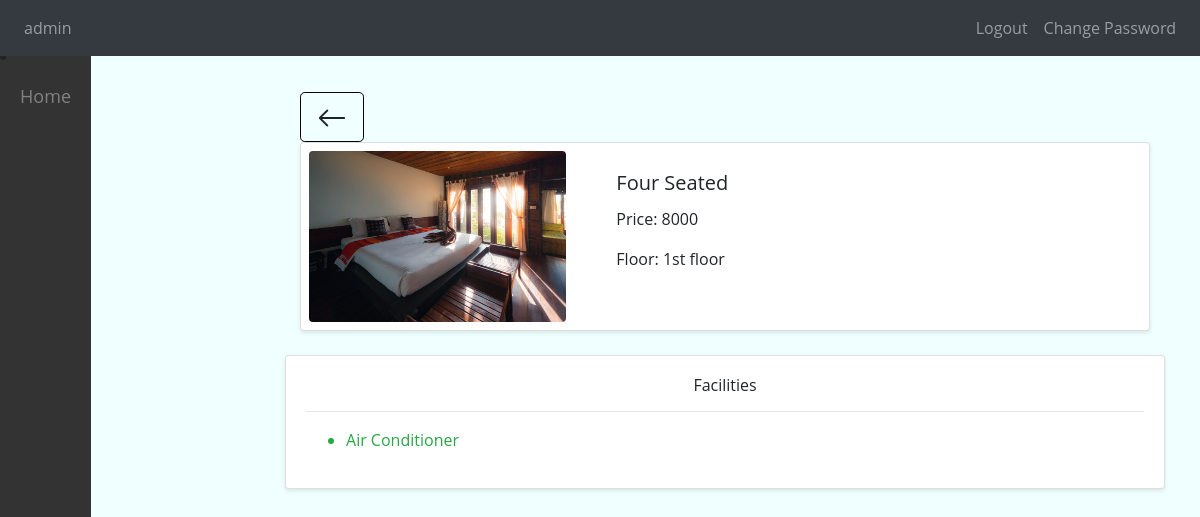
The app's page /hostel/rooms/18/ (signed in) with its own data.
### core/models.py (models this page shows, shortened)
class rooms(models.Model):
    room_price = models.IntegerField()
    hostel = models.ForeignKey(Hostel, on_delete=models.CASCADE, related_name="room")
    services = models.TextField(blank=True)
    floor = models.CharField(max_length=20)
    picture = models.ImageField(upload_to="Rooms/", blank=True, null=True)
    FIRST_CHOICE = "Two Seated"
    SECOND_CHOICE = "Three Seated "
    THIRD_CHOICE = "Four Seated"
    FOURTH_CHOICE = "Five Seated"
    MY_CHOICES = [
        (FIRST_CHOICE, "Two Seated"),
        (SECOND_CHOICE, "Three Seated "),
        (THIRD_CHOICE, "Four Seated"),
        (FOURTH_CHOICE, "Five Seated"),
    ]
    room_type = models.CharField(
        max_length=30,
        choices=MY_CHOICES,
        default=FIRST_CHOICE,
    )

### core/views.py (the view)
# urls.py: path('rooms/<int:room_id>/', views.room_detail, name='room_detail'),
def room_detail(request, room_id):
    room = get_object_or_404(rooms, id=room_id)
    bookings = Booking.objects.filter(room=room)
    booked_students = [booking.student for booking in bookings]
    return render(request, "room_detail.html", {"room": room, "booked_students": booked_students})

### core/templatetags/custom_filters.py (called while the page is built)
@register.filter(name="load_service")
def load_service(value):
    if value:
        return value.split("\n")
    return None

### core/templates/room_detail.html (shortened to what this page needs)
{% extends 'base.html' %}
{% load custom_filters %}
{% block content %}
<link href="https://stackpath.bootstrapcdn.com/bootstrap/4.3.1/css/bootstrap.min.css" rel="stylesheet">
<div class="container mt-5">
    <button class="btn-size btn btn-transparent text-black btn-lg" onclick="window.history.back();"><svg
            xmlns="http://www.w3.org/2000/svg" width="30" height="30" fill="currentColor" class="bi bi-arrow-left"
            viewBox="0 0 16 16">
            <path fill-rule="evenodd"
                d="M15 8a.5.5 0 0 0-.5-.5H2.707l3.147-3.146a.5.5 0 1 0-.708-.708l-4 4a.5.5 0 0 0 0 .708l4 4a.5.5 0 0 0 .708-.708L2.707 8.5H14.5A.5.5 0 0 0 15 8z" />
        </svg></button>
    <div class="card mb-4">
        <div class="row p-2">
            <div class="col-md-4 col-12 d-flex justify-content-center align-items-center">
                {% if room.picture %}
                <img src="{{ room.picture.url }}" class="room-image" alt="Room Image">
                {% else %}
                <div>
                    picture
                </div>
                {% endif %}
            </div>
            <div class="col-md-8 col-12">
                <div class="card-body">
                    <h5 class="card-title">{{ room.room_type }}</h5>
                    <p class="card-text">Price: {{ room.room_price }}</p>
                    <p class="card-text">Floor: {{ room.floor }}</p>
                </div>
            </div>
        </div>
    </div>
</div>
<div class="row">
    <div class="col-md-6 col-lg-12 mb-4">
        <div class="card h-100">
            <div class="card-body">
                <h6 class="text-center">Facilities</h6>
                <hr>
                <ul>
                    {% for service in room.services|load_service %}
                    <li class="text-success">{{ service }}</li>
                    {% empty %}
                    <div class="text-center">Not added yet</div>
                    {% endfor %}
                </ul>
            </div>
        </div>
    </div>
</div>
{% url 'room_delete' room.id as action_url %}
{% endblock %}

### core/templates/base.html (shortened to what this page needs)
{% load static %}
<!DOCTYPE html>
<html lang="en">
<head>
    <link rel="stylesheet" href="https://stackpath.bootstrapcdn.com/bootstrap/4.5.2/css/bootstrap.min.css">
    <link rel="stylesheet" href="https://cdnjs.cloudflare.com/ajax/libs/font-awesome/4.7.0/css/font-awesome.min.css">
    <link rel="stylesheet" href="https://cdnjs.cloudflare.com/ajax/libs/animate.css/4.1.1/animate.min.css">
</head>
<body class="vh-100" style="background-color: azure;">
    <nav class="navbar navbar-expand-lg navbar-dark bg-dark fixed-top">
        <div class="collapse navbar-collapse" id="navbarNav">
            <ul class="navbar-nav">
                <li class="nav-item">
                    <div class="nav-link">{{user.username}}</div>
                </li>
            </ul>
            <ul class="navbar-nav ml-auto">
                {% if user.is_authenticated %}
                <li class="nav-item">
                    <a class="nav-link" href="{% url 'logout' %}">Logout</a>
                </li>
                <li class="nav-item">
                    <a class="nav-link" href="{% url 'change_password' %}">Change Password</a>
                </li>
                {% endif %}
            </ul>
        </div>
    </nav>
    {% block sidbar %}
    { {% include "dashaboard.html" %}}
    {% endblock sidbar %}
    <div id="content">
        <div class="container mt-5">
            {% block content %}{% endblock %}
        </div>
    </div>
</body>
</html>

### core/templates/dashaboard.html (style rules this page uses)
#content { margin-left: 250px; padding: 20px; transition: all 0.3s; }

### core/templates/room_detail.html (style rules this page uses)
body { font-family: 'Open Sans', sans-serif; background-color: #eef2f7; }
.card { background-color: #fff; box-shadow: 0 2px 4px rgba(0, 0, 0, 0.1); border-radius: .25rem; }
.btn-transparent { background: transparent; border: 1px solid #000; }
.room-image { width: 100%; height: auto; border-radius: .25rem; object-fit: cover; }

### records on screen
rooms: picture (picture), room_type "Four Seated", room_price "8000", floor "1st floor", services "Air Conditioner"

### other values on screen
{{ user.username }} "admin"
